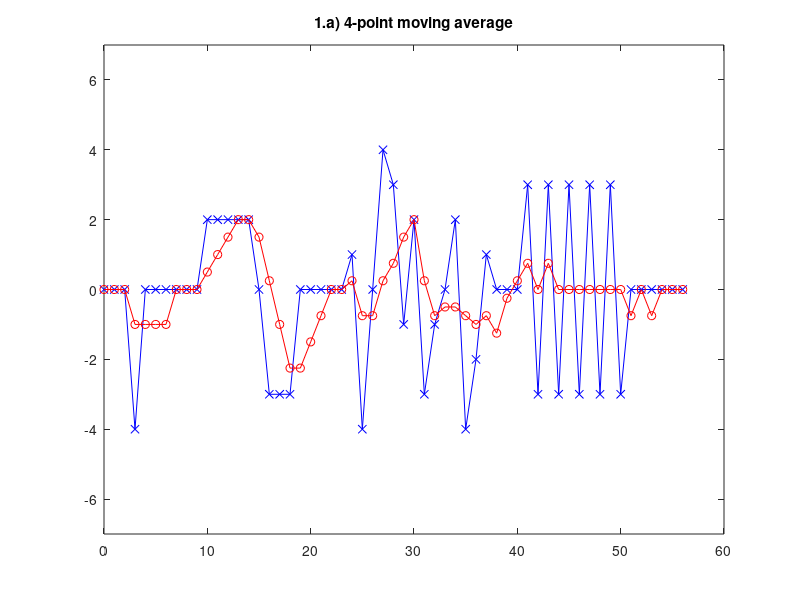
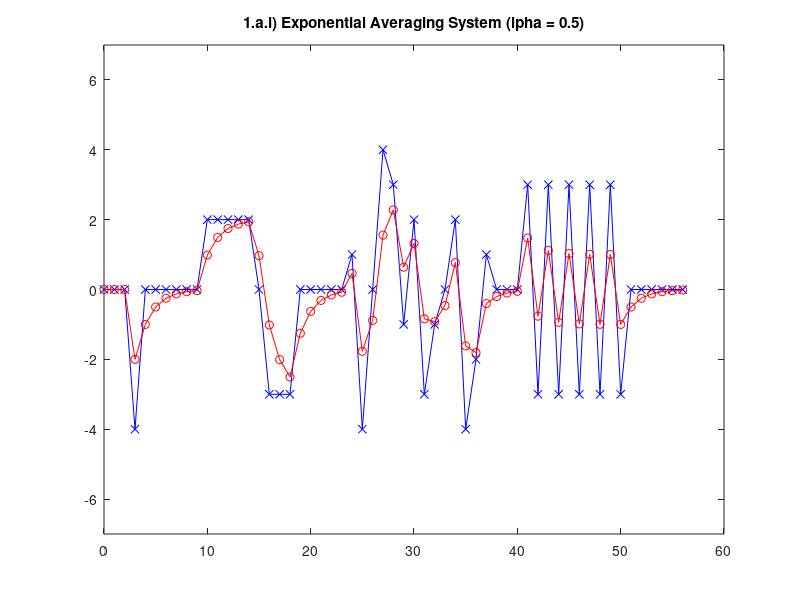
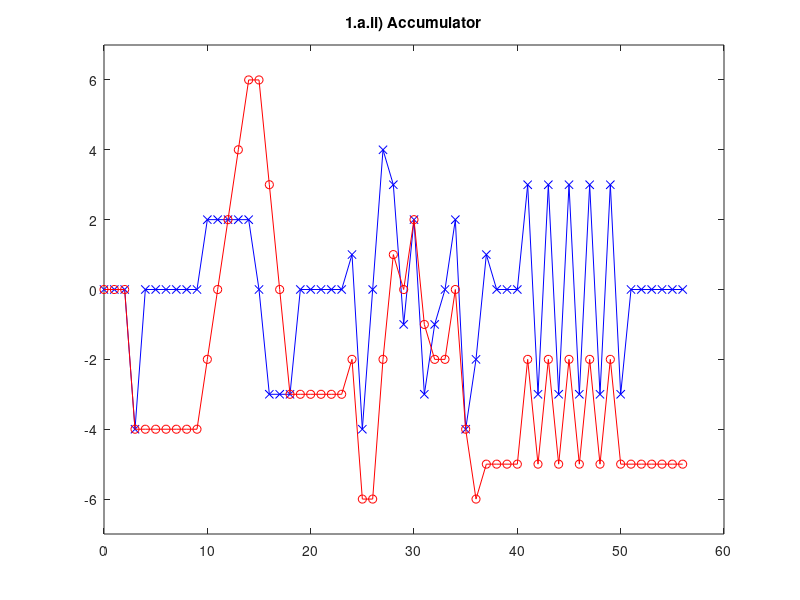
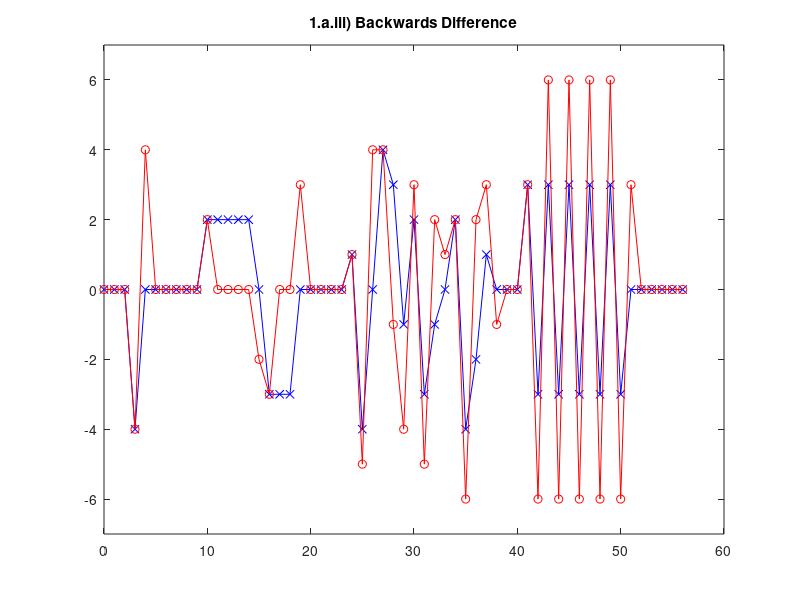

Here is the MATLAB script that generated these plots, in order:
%% 1.a
x = [ 0 0 0 -4 0 0 0 0 0 0 2 2 2 2 ...
2 0 -3 -3 -3 0 0 0 0 0 1 -4 0 4 ...
3 -1 2 -3 -1 0 2 -4 -2 1 0 0 0 3 ...
-3 3 -3 3 -3 3 -3 3 -3 0 0 0 0 0 0 ];
n = 0:length(x)-1;

a=[1];
b=[1 1 1 1]/4;
y = filter(b, a, x);
figure;
plot(n, x, 'bx-', n, y, 'ro-');
ylim([-7,7]);
title("1.a) 4-point moving average");


%% 1.a.i) Exponential Averaging System
% $y_n = alpha * x_n + (1 - alpha)*y_{n-1}$
%
% $=> y_n - (1 - alpha) * y_{n-1} = alpha * x_n$
%
% $=> [1, -(1 - alpha)] . [y_n, y_{n-1}] = [alpha] . [x_n]$
alpha = 0.5;
a=[1, -(1 - alpha)];
b=[alpha];
y = filter(b, a, x);
figure;
plot(n, x, 'bx-', n, y, 'ro-');
ylim([-7,7]);
title("1.a.i) Exponential Averaging System ({\alpha = 0.5})");

%% 1.a.ii) Accumulator
% $$y_n = x_n + y_{n-1}$$
%
% $$=> y_n - y_{n-1} = x_n$$
%
% $$=> [1, -1] . [y_n, y_{n-1}] = [1] . [x_n]$$
a=[1, -1];
b=[1];
y = filter(b, a, x);
figure;
plot(n, x, 'bx-', n, y, 'ro-');
ylim([-7,7]);
title("1.a.ii) Accumulator");

%% 1.a.iii) Backwards Difference System
% $$y_n = x_n - x_{n-1}$$
%
% $$[1] . [y_n] = [1, -1] . [x_n, x_{n-1}]$$
a=[1];
b=[1, -1];
y = filter(b, a, x);
figure;
plot(n, x, 'bx-', n, y, 'ro-');
ylim([-7,7]);
title("1.a.iii) Backwards Difference");
